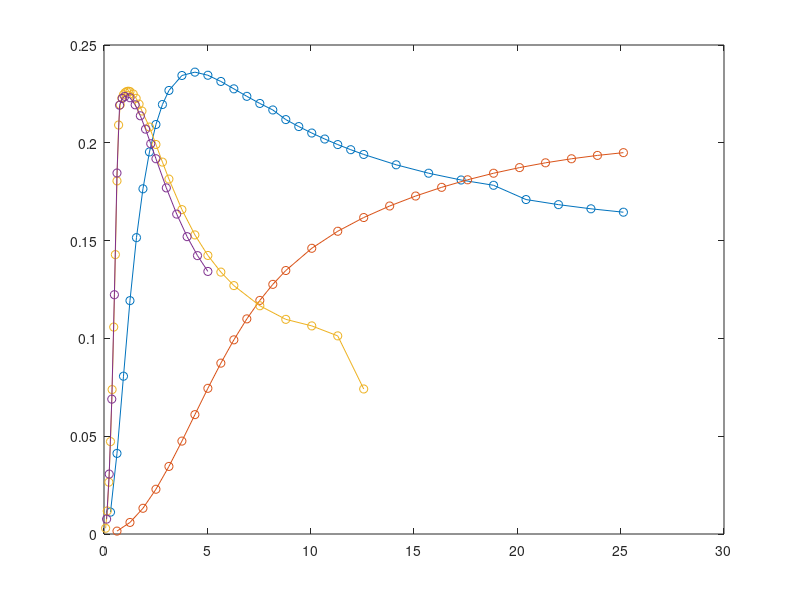

Reproduce this figure in MATLAB.
figure(3),clf

nu = 2*pi*5;
om = 5;
Alpha = [0.05:0.05:0.5 0.6:0.1:2 2.25:0.25:4];
                
V = [0.1780e-2 0.6558e-2 1.2840e-2 1.8990e-2 2.4114e-2 2.8088e-2 3.1088e-2...
    3.3321e-2 3.4946e-2 3.6090e-2 3.7308e-2 3.7581e-2 3.7328e-2 3.6823e-2...
    3.6222e-2 3.5612e-2 3.5033e-2 3.4503e-2 3.3720e-2 3.3152e-2 3.2626e-2...
    3.2138e-2 3.1687e-2 3.1270e-2 3.0883e-2 3.0042e-2 2.9356e-2 2.8804e-2...
    2.8374e-2 2.7214e-2 2.6799e-2 2.6461e-2 2.6184e-2];
plot(Alpha*nu/om,V/(om/nu),'o-')
hold on

Alpha = [0.1:0.1:1.4 1.6:0.2:4];
V = [0.0236e-2 0.0941e-2 0.2093e-2 0.3642e-2 0.5499e-2 0.7560e-2 0.9712e-2...
    1.1854e-2 1.3903e-2 1.5798e-2 1.7504e-2 1.9008e-2 2.0313e-2 2.1439e-2...
    2.3248e-2 2.4634e-2 2.5750e-2 2.6689e-2 2.7500e-2 2.8207e-2 2.8822e-2...
    2.9355e-2 2.9813e-2 3.0203e-2 3.0532e-2 3.0805e-2 3.1030e-2];

plot(Alpha*nu/om,V/(om/nu),'o-')

%%
nu = 2*pi*2;
om = 2;
Alpha = [0.0125:0.0125:0.2 0.225:0.0225:0.3 0.35:0.05:0.5 0.6:0.1:1 1.2:0.2:2];
V = [0.0469e-2 0.1876e-2 0.4219e-2 0.7518e-2 1.1753e-2 1.6838e-2 2.2733e-2...
    2.8733e-2 3.3278e-2 3.4928e-2 3.5464e-2 3.5744e-2 3.5912e-2 3.6004e-2...
    3.6031e-2 3.6003e-2 3.5804e-2 3.5451e-2 3.4979e-2 3.4417e-2 3.3114e-2...
    3.1695e-2 3.0261e-2 2.8879e-2 2.6394e-2 2.4336e-2 2.2665e-2 2.1311e-2...
    2.0212e-2 1.8572e-2 1.7466e-2 1.6933e-2 1.6121e-2 1.1801e-2];

plot(Alpha*nu/om,V/(om/nu),'o-')
%%
nu = 2*pi*2;
om = 2.5;
Alpha = [0.025:0.025:0.2 0.25:0.05:0.5 0.6:0.1:1];
V = [0.1515e-2 0.6094e-2 1.3718e-2 2.4336e-2 3.6715e-2 4.3611e-2 4.4305e-2...
    4.4511e-2 4.4372e-2 4.3653e-2 4.2537e-2 4.1178e-2 3.9694e-2 3.8168e-2...
    3.5204e-2 3.2537e-2 3.0243e-2 2.8313e-2 2.6706e-2];
plot(Alpha*nu/om,V/(om/nu),'o-')
